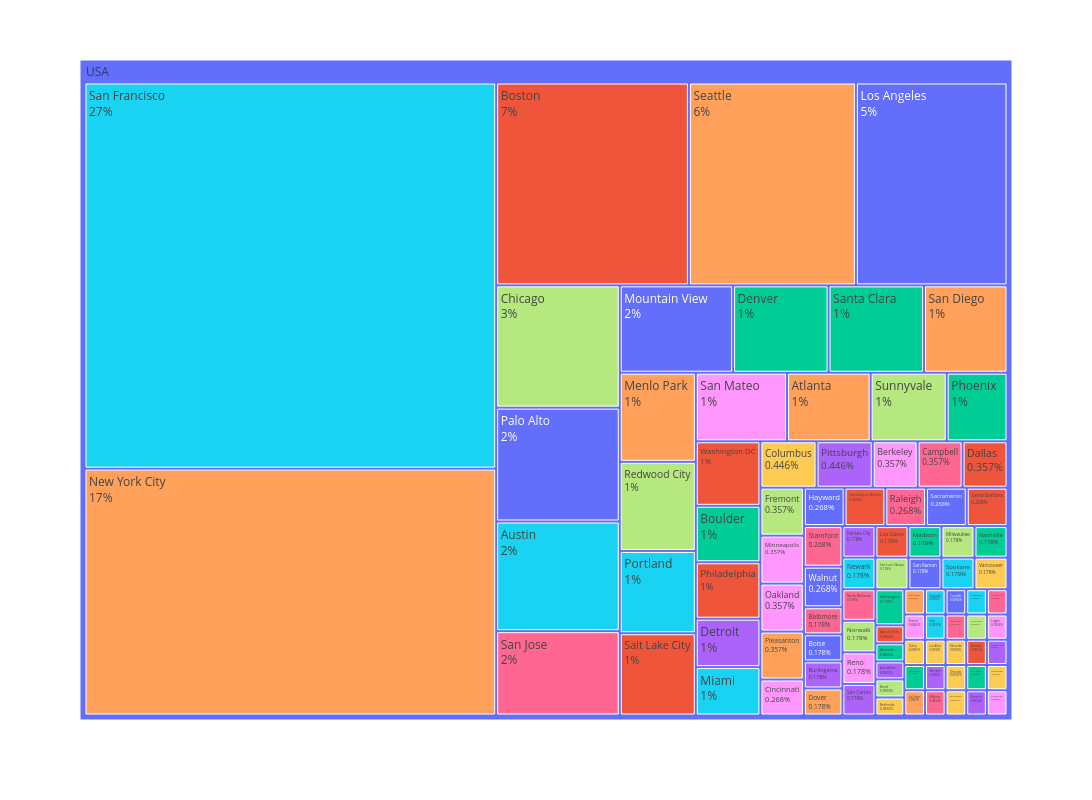

The cell this chart's notebook holds for it:
### Markdown cell above
What chart do you like more sunburst or treemap for this data?

Let's do a treemap charts with only locations in the USA.

### Code cell
import pandas as pd
import plotly.express as px

# Filter the DataFrame for rows where Country is USA
usa_df = gr_cat[gr_cat['Country'] == 'USA']

# Create the treemap using the filtered DataFrame
fig = px.treemap(usa_df, width=1280, height=800,
                 path=["Country", "Location_HQ"], values='size',
                 color='Location_HQ')
fig.update_traces(textinfo="label+percent parent")
fig.show()

### Figure 1 — Plotly figure (JSON) as saved in the notebook; plotly's stock layout.template omitted (floating-point values rounded to 4 significant figures)
{"data": [{"branchvalues": "total", "customdata": [["(?)"], ["Agoura Hills"], ["Alameda"], ["Ann Arbor"], ["Atlanta"], ["Austin"], ["Baltimore"], ["Bend"], ["Berkeley"], ["Bethesda"], ["Boise"], ["Boston"], ["Boulder"], ["Burlingame"], ["Burlington"], ["Camarillo"], ["Campbell"], ["Chicago"], ["Cincinnati"], ["Columbus"], ["Corvallis"], ["Dallas"], ["Denver"], ["Detroit"], ["Dover"], ["El Segundo"], ["Forster City"], ["Fremont"], ["Fresno"], ["Gilroy"], ["Hayward"], ["Huntington Beach"], ["Indianapolis"], ["Kansas City"], ["Las Vegas"], ["Lehi"], ["Little Rock"], ["Livermore"], ["Logan"], ["Los Altos"], ["Los Angeles"], ["Los Gatos"], ["Madison"], ["Memphis"], ["Menlo Park"], ["Miami"], ["Milpitas"], ["Milwaukee"], ["Minneapolis"], ["Missoula"], ["Mountain View"], ["Nashua"], ["Nashville"], ["Nebraska City"], ["New York City"], ["Newark"], ["North Bethesda"], ["Norwalk"], ["Oakland"], ["Orlando"], ["Palo Alto"], ["Philadelphia"], ["Phoenix"], ["Pittsburgh"], ["Pleasanton"], ["Portland"], ["Raleigh"], ["Redwood City"], ["Reno"], ["Richmond"], ["Sacramento"], ["Salt Lake City"], ["San Bruno"], ["San Carlos"], ["San Diego"], ["San Francisco"], ["San Jose"], ["San Luis Obispo"], ["San Mateo"], ["San Rafael"], ["San Ramon"], ["Santa Barbara"], ["Santa Clara"], ["Santa Fe"], ["Seattle"], ["Spokane"], ["Stamford"], ["Sunnyvale"], ["Tampa Bay"], ["Vancouver"], ["Walnut"], ["Washington DC"], ["Wilmington"]], "domain": {"x": [0, 1], "y": [0, 1]}, "hovertemplate": "labels=%{label}<br>size=%{value}<br>parent=%{parent}<br>id=%{id}<br>Location_HQ=%{customdata[0]}<extra></extra>", "ids": ["USA", "USA/Agoura Hills", "USA/Alameda", "USA/Ann Arbor", "USA/Atlanta", "USA/Austin", "USA/Baltimore", "USA/Bend", "USA/Berkeley", "USA/Bethesda", "USA/Boise", "USA/Boston", "USA/Boulder", "USA/Burlingame", "USA/Burlington", "USA/Camarillo", "USA/Campbell", "USA/Chicago", "USA/Cincinnati", "USA/Columbus", "USA/Corvallis", "USA/Dallas", "USA/Denver", "USA/Detroit", "USA/Dover", "USA/El Segundo", "USA/Forster City", "USA/Fremont", "USA/Fresno", "USA/Gilroy", "USA/Hayward", "USA/Huntington Beach", "USA/Indianapolis", "USA/Kansas City", "USA/Las Vegas", "USA/Lehi", "USA/Little Rock", "USA/Livermore", "USA/Logan", "USA/Los Altos", "USA/Los Angeles", "USA/Los Gatos", "USA/Madison", "USA/Memphis", "USA/Menlo Park", "USA/Miami", "USA/Milpitas", "USA/Milwaukee", "USA/Minneapolis", "USA/Missoula", "USA/Mountain View", "USA/Nashua", "USA/Nashville", "USA/Nebraska City", "USA/New York City", "USA/Newark", "USA/North Bethesda", "USA/Norwalk", "USA/Oakland", "USA/Orlando", "USA/Palo Alto", "USA/Philadelphia", "USA/Phoenix", "USA/Pittsburgh", "USA/Pleasanton", "USA/Portland", "USA/Raleigh", "USA/Redwood City", "USA/Reno", "USA/Richmond", "USA/Sacramento", "USA/Salt Lake City", "USA/San Bruno", "USA/San Carlos", "USA/San Diego", "USA/San Francisco", "USA/San Jose", "USA/San Luis Obispo", "USA/San Mateo", "USA/San Rafael", "USA/San Ramon", "USA/Santa Barbara", "USA/Santa Clara", "USA/Santa Fe", "USA/Seattle", "USA/Spokane", "USA/Stamford", "USA/Sunnyvale", "USA/Tampa Bay", "USA/Vancouver", "USA/Walnut", "USA/Washington DC", "USA/Wilmington"], "labels": ["USA", "Agoura Hills", "Alameda", "Ann Arbor", "Atlanta", "Austin", "Baltimore", "Bend", "Berkeley", "Bethesda", "Boise", "Boston", "Boulder", "Burlingame", "Burlington", "Camarillo", "Campbell", "Chicago", "Cincinnati", "Columbus", "Corvallis", "Dallas", "Denver", "Detroit", "Dover", "El Segundo", "Forster City", "Fremont", "Fresno", "Gilroy", "Hayward", "Huntington Beach", "Indianapolis", "Kansas City", "Las Vegas", "Lehi", "Little Rock", "Livermore", "Logan", "Los Altos", "Los Angeles", "Los Gatos", "Madison", "Memphis", "Menlo Park", "Miami", "Milpitas", "Milwaukee", "Minneapolis", "Missoula", "Mountain View", "Nashua", "Nashville", "Nebraska City", "New York City", "Newark", "North Bethesda", "Norwalk", "Oakland", "Orlando", "Palo Alto", "Philadelphia", "Phoenix", "Pittsburgh", "Pleasanton", "Portland", "Raleigh", "Redwood City", "Reno", "Richmond", "Sacramento", "Salt Lake City", "San Bruno", "San Carlos", "San Diego", "San Francisco", "San Jose", "San Luis Obispo", "San Mateo", "San Rafael", "San Ramon", "Santa Barbara", "Santa Clara", "Santa Fe", "Seattle", "Spokane", "Stamford", "Sunnyvale", "Tampa Bay", "Vancouver", "Walnut", "Washington DC", "Wilmington"], "marker": {"colors": ["#636efa", "#EF553B", "#00cc96", "#ab63fa", "#FFA15A", "#19d3f3", "#FF6692", "#B6E880", "#FF97FF", "#FECB52", "#636efa", "#EF553B", "#00cc96", "#ab63fa", "#FFA15A", "#19d3f3", "#FF6692", "#B6E880", "#FF97FF", "#FECB52", "#636efa", "#EF553B", "#00cc96", "#ab63fa", "#FFA15A", "#19d3f3", "#FF6692", "#B6E880", "#FF97FF", "#FECB52", "#636efa", "#EF553B", "#00cc96", "#ab63fa", "#FFA15A", "#19d3f3", "#FF6692", "#B6E880", "#FF97FF", "#FECB52", "#636efa", "#EF553B", "#00cc96", "#ab63fa", "#FFA15A", "#19d3f3", "#FF6692", "#B6E880", "#FF97FF", "#FECB52", "#636efa", "#EF553B", "#00cc96", "#ab63fa", "#FFA15A", "#19d3f3", "#FF6692", "#B6E880", "#FF97FF", "#FECB52", "#636efa", "#EF553B", "#00cc96", "#ab63fa", "#FFA15A", "#19d3f3", "#FF6692", "#B6E880", "#FF97FF", "#FECB52", "#636efa", "#EF553B", "#00cc96", "#ab63fa", "#FFA15A", "#19d3f3", "#FF6692", "#B6E880", "#FF97FF", "#FECB52", "#636efa", "#EF553B", "#00cc96", "#ab63fa", "#FFA15A", "#19d3f3", "#FF6692", "#B6E880", "#FF97FF", "#FECB52", "#636efa", "#EF553B", "#00cc96"]}, "name": "", "parents": ["", "USA", "USA", "USA", "USA", "USA", "USA", "USA", "USA", "USA", "USA", "USA", "USA", "USA", "USA", "USA", "USA", "USA", "USA", "USA", "USA", "USA", "USA", "USA", "USA", "USA", "USA", "USA", "USA", "USA", "USA", "USA", "USA", "USA", "USA", "USA", "USA", "USA", "USA", "USA", "USA", "USA", "USA", "USA", "USA", "USA", "USA", "USA", "USA", "USA", "USA", "USA", "USA", "USA", "USA", "USA", "USA", "USA", "USA", "USA", "USA", "USA", "USA", "USA", "USA", "USA", "USA", "USA", "USA", "USA", "USA", "USA", "USA", "USA", "USA", "USA", "USA", "USA", "USA", "USA", "USA", "USA", "USA", "USA", "USA", "USA", "USA", "USA", "USA", "USA", "USA", "USA", "USA"], "textinfo": "label+percent parent", "type": "treemap", "values": [1121.0, 1.0, 1.0, 1.0, 11.0, 26.0, 2.0, 1.0, 4.0, 1.0, 2.0, 75.0, 7.0, 2.0, 1.0, 1.0, 4.0, 29.0, 3.0, 5.0, 1.0, 4.0, 16.0, 6.0, 2.0, 1.0, 1.0, 4.0, 1.0, 1.0, 3.0, 3.0, 1.0, 2.0, 1.0, 1.0, 1.0, 1.0, 1.0, 1.0, 59.0, 2.0, 2.0, 1.0, 13.0, 6.0, 1.0, 2.0, 4.0, 1.0, 19.0, 1.0, 2.0, 1.0, 195.0, 2.0, 2.0, 2.0, 4.0, 1.0, 27.0, 7.0, 8.0, 5.0, 4.0, 12.0, 3.0, 13.0, 2.0, 1.0, 3.0, 12.0, 1.0, 2.0, 14.0, 305.0, 20.0, 2.0, 12.0, 1.0, 2.0, 3.0, 16.0, 1.0, 65.0, 2.0, 3.0, 10.0, 1.0, 2.0, 3.0, 8.0, 2.0]}], "layout": {"height": 800, "legend": {"tracegroupgap": 0}, "margin": {"t": 60}, "width": 1280}}
